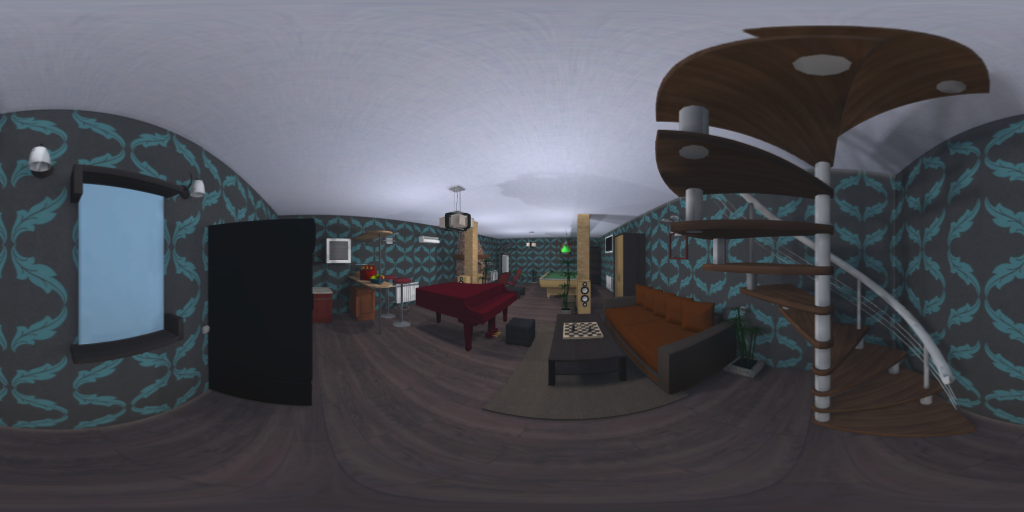
#> input picture LED2Net/Projection/0_color.png, 1024 x 512 px
$ python PanoAlign.py --i 0_color.png --o_prefix 10_color.png
#> lines starting #> are read from the running program, lines starting #| are printed output that depends on the picture
'''
This script is helper function for preprocessing.
Most of the code are converted from LayoutNet official's matlab code.
All functions, naming rule and data flow follow official for easier
converting and comparing.
Code is not optimized for python or numpy yet.

Author: Cheng Sun
Email : chengsun@gapp.nthu.edu.tw
'''

import sys
import numpy as np
from scipy.ndimage import map_coordinates
import cv2
from pylsd import lsd


# [80 lines left out: functions computeUVN, computeUVN_vec, xyz2uvN, uv2xyzN, uv2xyzN_vec, not called in this run]


def warpImageFast(im, XXdense, YYdense):
    minX = max(1., np.floor(XXdense.min()) - 1)
    minY = max(1., np.floor(YYdense.min()) - 1)

    maxX = min(im.shape[1], np.ceil(XXdense.max()) + 1)
    maxY = min(im.shape[0], np.ceil(YYdense.max()) + 1)

    im = im[int(round(minY-1)):int(round(maxY)),
            int(round(minX-1)):int(round(maxX))]

    assert XXdense.shape == YYdense.shape
    out_shape = XXdense.shape
    coordinates = [
        (YYdense - minY).reshape(-1),
        (XXdense - minX).reshape(-1),
    ]
    im_warp = np.stack([
        map_coordinates(im[..., c], coordinates, order=1).reshape(out_shape)
        for c in range(im.shape[-1])],
        axis=-1)

    return im_warp


# [47 lines left out: function rotatePanorama, not called in this run]


def imgLookAt(im, CENTERx, CENTERy, new_imgH, fov):
    sphereH = im.shape[0]
    sphereW = im.shape[1]
    warped_im = np.zeros((new_imgH, new_imgH, 3))
    TX, TY = np.meshgrid(range(1, new_imgH + 1), range(1, new_imgH + 1))
    TX = TX.reshape(-1, 1, order='F')
    TY = TY.reshape(-1, 1, order='F')
    TX = TX - 0.5 - new_imgH/2
    TY = TY - 0.5 - new_imgH/2
    r = new_imgH / 2 / np.tan(fov/2)

    # convert to 3D
    R = np.sqrt(TY ** 2 + r ** 2)
    ANGy = np.arctan(- TY / r)
    ANGy = ANGy + CENTERy

    X = np.sin(ANGy) * R
    Y = -np.cos(ANGy) * R
    Z = TX

    INDn = np.nonzero(np.abs(ANGy) > np.pi/2)

    # project back to sphere
    ANGx = np.arctan(Z / -Y)
    RZY = np.sqrt(Z ** 2 + Y ** 2)
    ANGy = np.arctan(X / RZY)

    ANGx[INDn] = ANGx[INDn] + np.pi
    ANGx = ANGx + CENTERx

    INDy = np.nonzero(ANGy < -np.pi/2)
    ANGy[INDy] = -np.pi - ANGy[INDy]
    ANGx[INDy] = ANGx[INDy] + np.pi

    INDx = np.nonzero(ANGx <= -np.pi);   ANGx[INDx] = ANGx[INDx] + 2 * np.pi
    INDx = np.nonzero(ANGx >   np.pi);   ANGx[INDx] = ANGx[INDx] - 2 * np.pi
    INDx = np.nonzero(ANGx >   np.pi);   ANGx[INDx] = ANGx[INDx] - 2 * np.pi
    INDx = np.nonzero(ANGx >   np.pi);   ANGx[INDx] = ANGx[INDx] - 2 * np.pi

    Px = (ANGx + np.pi) / (2*np.pi) * sphereW + 0.5
    Py = ((-ANGy) + np.pi/2) / np.pi * sphereH + 0.5

    INDxx = np.nonzero(Px < 1)
    Px[INDxx] = Px[INDxx] + sphereW
    im = np.concatenate([im, im[:, :2]], 1)

    Px = Px.reshape(new_imgH, new_imgH, order='F')
    Py = Py.reshape(new_imgH, new_imgH, order='F')

    warped_im = warpImageFast(im, Px, Py)

    return warped_im


def separatePano(panoImg, fov, x, y, imgSize=320):
    '''cut a panorama image into several separate views'''
    assert x.shape == y.shape
    if not isinstance(fov, np.ndarray):
        fov = fov * np.ones_like(x)

    sepScene = [
        {
            'img': imgLookAt(panoImg.copy(), xi, yi, imgSize, fovi),
            'vx': xi,
            'vy': yi,
            'fov': fovi,
            'sz': imgSize,
        }
        for xi, yi, fovi in zip(x, y, fov)
    ]

    return sepScene


def lsdWrap(img):
    '''
    Opencv implementation of
    Rafael Grompone von Gioi, Jérémie Jakubowicz, Jean-Michel Morel, and Gregory Randall,
    LSD: a Line Segment Detector, Image Processing On Line, vol. 2012.
    [Rafael12] http://www.ipol.im/pub/art/2012/gjmr-lsd/?utm_source=doi
    @img
        input image
    '''
    if len(img.shape) == 3:
        img = cv2.cvtColor(img, cv2.COLOR_RGB2GRAY)

    lines = lsd(img, quant=0.7)
    if lines is None:
        return np.zeros_like(img), np.array([])
    edgeMap = np.zeros_like(img)
    for i in range(lines.shape[0]):
        pt1 = (int(lines[i, 0]), int(lines[i, 1]))
        pt2 = (int(lines[i, 2]), int(lines[i, 3]))
        width = lines[i, 4]
        cv2.line(edgeMap, pt1, pt2, 255, int(np.ceil(width / 2)))
    edgeList = np.concatenate([lines, np.ones_like(lines[:, :2])], 1)
    return edgeMap, edgeList


# [529 lines left out: functions edgeFromImg2Pano, _intersection, _insideRange, combineEdgesN, icosahedron2sphere, curveFitting and 6 more, not called in this run]


def panoEdgeDetection(img, viewSize=320, qError=0.7, refineIter=3):
    '''
    line detection on panorama
       INPUT:
           img: image waiting for detection, double type, range 0~1
           viewSize: image size of croped views
           qError: set smaller if more line segment wanted
       OUTPUT:
           oLines: detected line segments
           vp: vanishing point
           views: separate views of panorama
           edges: original detection of line segments in separate views
           panoEdge: image for visualize line segments
    '''
    cutSize = viewSize
    fov = np.pi / 3
    xh = np.arange(-np.pi, np.pi*5/6, np.pi/6)
    yh = np.zeros(xh.shape[0])
    xp = np.array([-3/3, -2/3, -1/3, 0/3,  1/3, 2/3, -3/3, -2/3, -1/3,  0/3,  1/3,  2/3]) * np.pi
    yp = np.array([ 1/4,  1/4,  1/4, 1/4,  1/4, 1/4, -1/4, -1/4, -1/4, -1/4, -1/4, -1/4]) * np.pi
    x = np.concatenate([xh, xp, [0, 0]])
    y = np.concatenate([yh, yp, [np.pi/2., -np.pi/2]])

    sepScene = separatePano(img.copy(), fov, x, y, cutSize)
    edge = []
    for i, scene in enumerate(sepScene):
        edgeMap, edgeList = lsdWrap(scene['img'])
        edge.append({
            'img': edgeMap,
            'edgeLst': edgeList,
            'vx': scene['vx'],
            'vy': scene['vy'],
            'fov': scene['fov'],
        })
        edge[-1]['panoLst'] = edgeFromImg2Pano(edge[-1])
    lines, olines = combineEdgesN(edge)

    clines = lines.copy()
    for _ in range(refineIter):
        mainDirect, score, angle = findMainDirectionEMA(clines)

        tp, typeCost = assignVanishingType(lines, mainDirect[:3], 0.1, 10)
        lines1 = lines[tp==0]
        lines2 = lines[tp==1]
        lines3 = lines[tp==2]

        lines1rB = refitLineSegmentB(lines1, mainDirect[0], 0)
        lines2rB = refitLineSegmentB(lines2, mainDirect[1], 0)
        lines3rB = refitLineSegmentB(lines3, mainDirect[2], 0)

        clines = np.vstack([lines1rB, lines2rB, lines3rB])

    panoEdge1r = paintParameterLine(lines1rB, img.shape[1], img.shape[0])
    panoEdge2r = paintParameterLine(lines2rB, img.shape[1], img.shape[0])
    panoEdge3r = paintParameterLine(lines3rB, img.shape[1], img.shape[0])
    panoEdger = np.stack([panoEdge1r, panoEdge2r, panoEdge3r], -1)

    # output
    olines = clines
    vp = mainDirect
    views = sepScene
    edges = edge
    panoEdge = panoEdger

    return olines, vp, views, edges, panoEdge, score, angle


if __name__ == '__main__':

    # disable OpenCV3's non thread safe OpenCL option
    cv2.ocl.setUseOpenCL(False)

    import os
    import argparse
    import PIL
    from PIL import Image
    import time

    parser = argparse.ArgumentParser()
    parser.add_argument('--i', required=True)
    parser.add_argument('--o_prefix', required=True)
    parser.add_argument('--qError', default=0.7, type=float)
    parser.add_argument('--refineIter', default=3, type=int)
    args = parser.parse_args()

    # Read image
    img_ori = np.array(Image.open(args.i).resize((1024, 512)))
#> img_ori is the input picture: shape (512, 1024, 3); mean R, G, B 78.9, 80.1, 86.7

    # Vanishing point estimation & Line segments detection
    s_time = time.time()
    olines, vp, views, edges, panoEdge, score, angle = panoEdgeDetection(img_ori,
                                                                         qError=args.qError,
                                                                         refineIter=args.refineIter)
#> in separatePano, `sepScene = [ { 'img': imgLookAt(panoImg.copy(), xi, yi, imgSize, fovi)..`: sepScene = 26 items
#> the loop in panoEdgeDetection, `for i, scene in enumerate(sepScene):` made 1 pass
#> pass 1, in lsdWrap, `img = cv2.cvtColor(img, cv2.COLOR_RGB2GRAY)`:
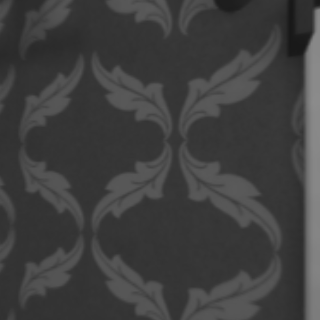
#> img: shape (320, 320); min 24, max 140, mean 63.3
#> after the loop in panoEdgeDetection, `for i, scene in enumerate(sepScene):`: edge = []
#> (the run stopped early here; a loop or call above may not have finished)
